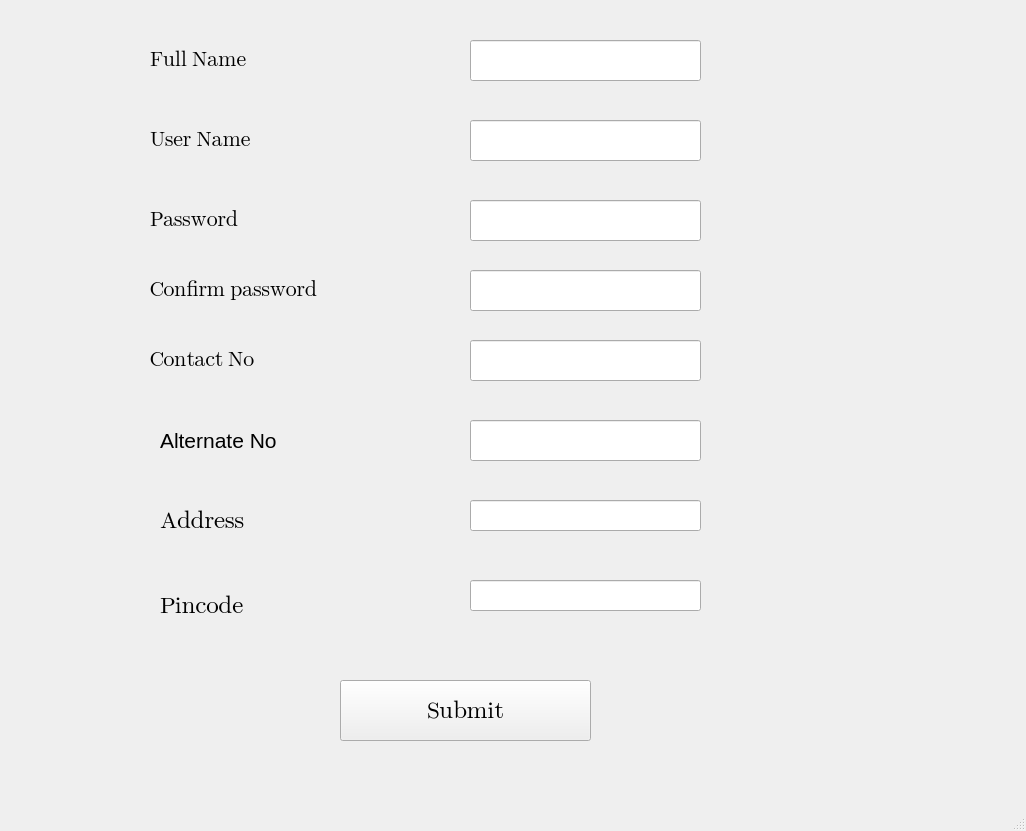
<?xml version="1.0" encoding="UTF-8"?>
<ui version="4.0">
 <class>registerpage</class>
 <widget class="QMainWindow" name="registerpage">
  <property name="geometry">
   <rect>
    <x>0</x>
    <y>0</y>
    <width>1026</width>
    <height>831</height>
   </rect>
  </property>
  <property name="windowTitle">
   <string>MainWindow</string>
  </property>
  <property name="styleSheet">
   <string notr="true"/>
  </property>
  <property name="animated">
   <bool>false</bool>
  </property>
  <property name="documentMode">
   <bool>false</bool>
  </property>
  <widget class="QWidget" name="centralwidget">
   <widget class="QLabel" name="label_6">
    <property name="geometry">
     <rect>
      <x>150</x>
      <y>340</y>
      <width>201</width>
      <height>40</height>
     </rect>
    </property>
    <property name="font">
     <font>
      <family>Segoe UI Emoji</family>
      <pointsize>16</pointsize>
     </font>
    </property>
    <property name="text">
     <string>Contact No</string>
    </property>
   </widget>
   <widget class="QLineEdit" name="lineEdit_5">
    <property name="geometry">
     <rect>
      <x>470</x>
      <y>340</y>
      <width>231</width>
      <height>41</height>
     </rect>
    </property>
   </widget>
   <widget class="QLineEdit" name="lineEdit_6">
    <property name="geometry">
     <rect>
      <x>470</x>
      <y>420</y>
      <width>231</width>
      <height>41</height>
     </rect>
    </property>
   </widget>
   <widget class="QLineEdit" name="lineEdit">
    <property name="geometry">
     <rect>
      <x>470</x>
      <y>40</y>
      <width>231</width>
      <height>41</height>
     </rect>
    </property>
    <property name="minimumSize">
     <size>
      <width>50</width>
      <height>20</height>
     </size>
    </property>
   </widget>
   <widget class="QLabel" name="label_2">
    <property name="geometry">
     <rect>
      <x>150</x>
      <y>120</y>
      <width>171</width>
      <height>40</height>
     </rect>
    </property>
    <property name="font">
     <font>
      <family>Segoe UI Emoji</family>
      <pointsize>16</pointsize>
     </font>
    </property>
    <property name="text">
     <string>User Name</string>
    </property>
   </widget>
   <widget class="QLineEdit" name="lineEdit_4">
    <property name="geometry">
     <rect>
      <x>470</x>
      <y>200</y>
      <width>231</width>
      <height>41</height>
     </rect>
    </property>
    <property name="text">
     <string/>
    </property>
    <property name="echoMode">
     <enum>QLineEdit::Password</enum>
    </property>
   </widget>
   <widget class="QLineEdit" name="lineEdit_3">
    <property name="geometry">
     <rect>
      <x>470</x>
      <y>120</y>
      <width>231</width>
      <height>41</height>
     </rect>
    </property>
   </widget>
   <widget class="QLabel" name="label_4">
    <property name="geometry">
     <rect>
      <x>150</x>
      <y>270</y>
      <width>263</width>
      <height>40</height>
     </rect>
    </property>
    <property name="font">
     <font>
      <family>Segoe UI Emoji</family>
      <pointsize>16</pointsize>
     </font>
    </property>
    <property name="text">
     <string>Confirm password</string>
    </property>
   </widget>
   <widget class="QLineEdit" name="lineEdit_2">
    <property name="geometry">
     <rect>
      <x>470</x>
      <y>270</y>
      <width>231</width>
      <height>41</height>
     </rect>
    </property>
    <property name="text">
     <string/>
    </property>
    <property name="echoMode">
     <enum>QLineEdit::Password</enum>
    </property>
   </widget>
   <widget class="QLabel" name="label_5">
    <property name="geometry">
     <rect>
      <x>160</x>
      <y>420</y>
      <width>171</width>
      <height>40</height>
     </rect>
    </property>
    <property name="font">
     <font>
      <pointsize>16</pointsize>
     </font>
    </property>
    <property name="text">
     <string>Alternate No</string>
    </property>
   </widget>
   <widget class="QLabel" name="label_3">
    <property name="geometry">
     <rect>
      <x>150</x>
      <y>200</y>
      <width>138</width>
      <height>40</height>
     </rect>
    </property>
    <property name="font">
     <font>
      <family>Segoe UI Emoji</family>
      <pointsize>16</pointsize>
     </font>
    </property>
    <property name="text">
     <string>Password</string>
    </property>
   </widget>
   <widget class="QPushButton" name="pushButton">
    <property name="geometry">
     <rect>
      <x>340</x>
      <y>680</y>
      <width>251</width>
      <height>61</height>
     </rect>
    </property>
    <property name="font">
     <font>
      <family>Segoe UI Emoji</family>
      <pointsize>18</pointsize>
     </font>
    </property>
    <property name="text">
     <string>Submit</string>
    </property>
   </widget>
   <widget class="QLabel" name="label">
    <property name="geometry">
     <rect>
      <x>150</x>
      <y>40</y>
      <width>181</width>
      <height>40</height>
     </rect>
    </property>
    <property name="font">
     <font>
      <family>Segoe UI Emoji</family>
      <pointsize>16</pointsize>
      <weight>50</weight>
      <bold>false</bold>
     </font>
    </property>
    <property name="text">
     <string>Full Name</string>
    </property>
   </widget>
   <widget class="QLabel" name="label_7">
    <property name="geometry">
     <rect>
      <x>160</x>
      <y>500</y>
      <width>181</width>
      <height>41</height>
     </rect>
    </property>
    <property name="font">
     <font>
      <family>Segoe UI Emoji</family>
      <pointsize>18</pointsize>
     </font>
    </property>
    <property name="text">
     <string>Address</string>
    </property>
   </widget>
   <widget class="QLineEdit" name="lineEdit_7">
    <property name="geometry">
     <rect>
      <x>470</x>
      <y>500</y>
      <width>231</width>
      <height>31</height>
     </rect>
    </property>
   </widget>
   <widget class="QLabel" name="label_8">
    <property name="geometry">
     <rect>
      <x>160</x>
      <y>590</y>
      <width>161</width>
      <height>31</height>
     </rect>
    </property>
    <property name="font">
     <font>
      <family>Segoe UI Emoji</family>
      <pointsize>18</pointsize>
     </font>
    </property>
    <property name="text">
     <string>Pincode</string>
    </property>
   </widget>
   <widget class="QLineEdit" name="lineEdit_8">
    <property name="geometry">
     <rect>
      <x>470</x>
      <y>580</y>
      <width>231</width>
      <height>31</height>
     </rect>
    </property>
   </widget>
   <zorder>label</zorder>
   <zorder>label_2</zorder>
   <zorder>lineEdit_3</zorder>
   <zorder>label_3</zorder>
   <zorder>lineEdit_4</zorder>
   <zorder>label_4</zorder>
   <zorder>lineEdit_2</zorder>
   <zorder>label_5</zorder>
   <zorder>lineEdit_5</zorder>
   <zorder>label_6</zorder>
   <zorder>lineEdit_6</zorder>
   <zorder>pushButton</zorder>
   <zorder>lineEdit</zorder>
   <zorder>label_7</zorder>
   <zorder>lineEdit_7</zorder>
   <zorder>label_8</zorder>
   <zorder>lineEdit_8</zorder>
  </widget>
  <widget class="QMenuBar" name="menubar">
   <property name="geometry">
    <rect>
     <x>0</x>
     <y>0</y>
     <width>1026</width>
     <height>26</height>
    </rect>
   </property>
  </widget>
  <widget class="QStatusBar" name="statusbar"/>
 </widget>
 <resources/>
 <connections/>
</ui>
